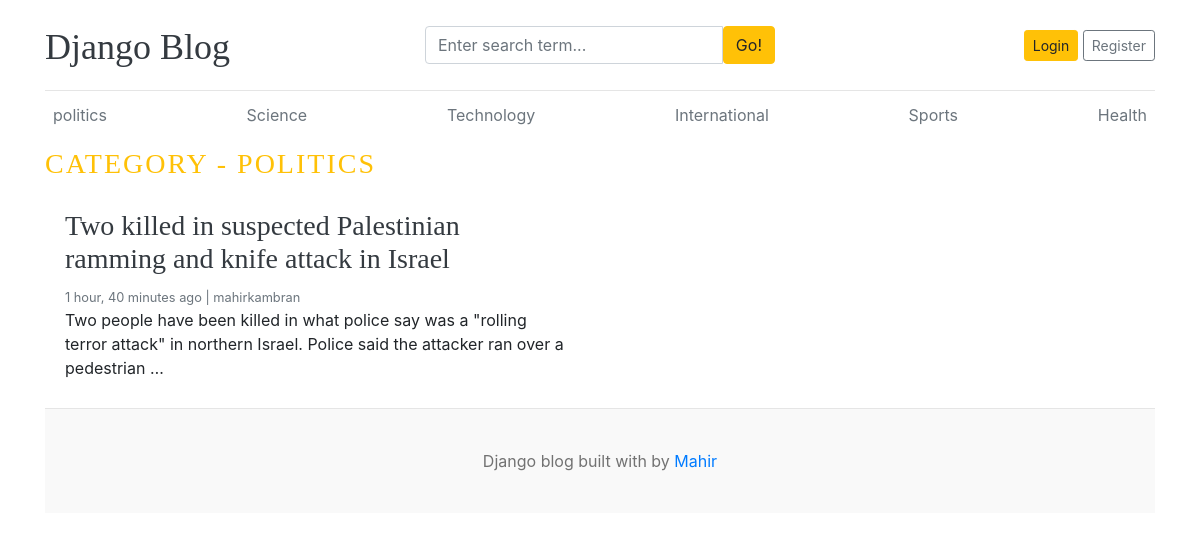
The app's page /category/2/ with its own data.
### blogs/models.py (models this page shows, shortened)
class Category(models.Model):
    category_name = models.CharField(max_length=100, unique=True)
    created_at = models.DateTimeField(auto_now_add=True)
    updated_at = models.DateTimeField(auto_now=True)
    class Meta:
        verbose_name = 'Category'
        verbose_name_plural = 'Categories'
    def __str__(self):
        return self.category_name

class Blog(models.Model):
    title = models.CharField(max_length=200)
    slug = models.SlugField(max_length=200, unique=True, blank=True)
    category = models.ForeignKey(Category, on_delete=models.CASCADE, related_name='blogs')
    author = models.ForeignKey(User, max_length=100, on_delete=models.CASCADE)
    featured_image = models.ImageField(upload_to='uploads/%Y/%m/%d', blank=True, null=True)
    short_description = models.TextField(max_length=500)
    blog_body = models.TextField(max_length=50000)
    status = models.CharField(max_length=20,choices=STATUS_CHOICES, default="Draft")
    is_featured = models.BooleanField(default=False)
    created_at = models.DateTimeField(auto_now_add=True)
    updated_at = models.DateTimeField(auto_now=True)

### blogs/views.py (the view)
# urls.py: path('<int:category_id>/', views.posts_by_category, name='posts_by_category'),
def posts_by_category(request, category_id):
    posts = Blog.objects.filter(status='Published', category=category_id)
    try:
        category = Category.objects.get(pk=category_id)
    except:
        return redirect('home')
    context = {
        'posts': posts
        ,'category': category
    }
    return render(request, 'posts_by_category.html', context)

### blogs/context_processors.py (called while the page is built)
def get_categories(request):
    categories = Category.objects.all()
    return dict(categories=categories)

def get_social_links(request):
    social_links = SocialLink.objects.all()
    return dict(social_links=social_links)

### templates/posts_by_category.html
{% extends "base.html" %}
{% block content %}
  <h3 class="text-uppercase text-warning" style="letter-spacing: 2px;">CATEGORY - {{ category }}</h3>
  <div class="row mb-2">
    {% if posts %}
    {% for post in posts %}
    <div class="col-md-6">
      <div class="card border-0" >
        <div class="card-body">
          <h3><a href="{% url 'blogs' post.slug %}" class="text-dark">{{ post.title }}</a></h3>
          <small class="mb-1 text-muted">{{ post.updated_at | timesince }} ago | {{post.author}}</small>
          <p class="card-text">{{ post.short_description | truncatewords:25 }}</p>
        </div>
      </div>
    </div>
    {% endfor %}
    {% else %}
    <div class="col-12">
      <h4 class="text-center">No posts available in this category.</h4>
    </div>
    {% endif %}
</div>
{% endblock %}

### templates/base.html (shortened to what this page needs)
{% load static %}
<!DOCTYPE html>
<html lang="en">
<head>
    <link href="https://getbootstrap.com/docs/4.0/dist/css/bootstrap.min.css" rel="stylesheet">
    <link href="{% static 'css/blog.css' %}" rel="stylesheet">
    <link rel="stylesheet" href="https://cdnjs.cloudflare.com/ajax/libs/font-awesome/4.7.0/css/font-awesome.min.css">
  </head>
<body>
    <div class="container">
      <header class="blog-header py-3">
        <div class="row flex-nowrap justify-content-between align-items-center">
          <div class="col-4 pt-1">
            <a class="blog-header-logo text-dark" href="/">Django Blog</a>
          </div>
          <div class="col-4">
            <form action="{% url 'search' %}" method="GET">
              <div class="input-group">
                        <input class="form-control" type="text" name="keyword" value="{{ keyword }}" placeholder="Enter search term..." aria-label="Enter search term..." aria-describedby="button-search" />
                        <button  class="btn btn-warning" id="button-search" type="submit">Go!</button>
                    </div>
            </form>
          </div>
          <div class="col-4 d-flex justify-content-end align-items-center">
            {% if user.is_authenticated %}
              <span><a href="{% url 'dashboard' %}">Dashboard</a></span>
              &emsp;
              <a class="btn btn-sm btn-outline-secondary" href="{% url 'logout' %}">Logout</a>
            {% else %}
            <a class="btn btn-sm btn-warning" href="{% url 'login' %}">Login</a> &nbsp;
            <a class="btn btn-sm btn-outline-secondary" href="{% url 'register' %}">Register</a>
            {% endif %}
          </div>
        </div>
      </header>
      <div class="nav-scroller py-1 mb-2">
        <nav class="nav d-flex justify-content-between">
          {% for category in categories %}
          <a class="p-2 text-muted" href="{% url 'posts_by_category' category.id %}">{{category.category_name}}</a>
          {% endfor %}
        </nav>
      </div>
{% block content %}
{% endblock %}
<footer class="blog-footer">
  <p>Django blog built with by <a href="#">Mahir</a></p>
</footer>
</body>
</html>

### blog_main/static/css/blog.css (style rules this page uses)
.blog-header { border-bottom: 1px solid #e5e5e5; }
.blog-header-logo { font-family: "Playfair Display", Georgia, "Times New Roman", serif; font-size: 2.25rem; }
h1, h2, h3, h4, h5, h6 { font-family: "Playfair Display", Georgia, "Times New Roman", serif; }
.blog-footer { padding: 2.5rem 0; color: #727272; text-align: center; background-color: #f9f9f9; border-top: .05rem solid #e5e5e5; }
.blog-footer p:last-child { margin-bottom: 0; }

### records on screen
Category: category_name "politics", category_name "POLITICS"
Category: category_name "Science"
Category: category_name "Technology"
Category: category_name "International"
Category: category_name "Sports"
Category: category_name "Health"
Blog: title "Two killed in suspected Palestinian ramming and knife attack in Israel", updated_at "1 hour, 40 minutes", author "mahirkambran", short_description "Two people have been killed in what police say was a \"rolling terror attack\" in northern Israel. Police said the attacker ran over a pedestrian …"
